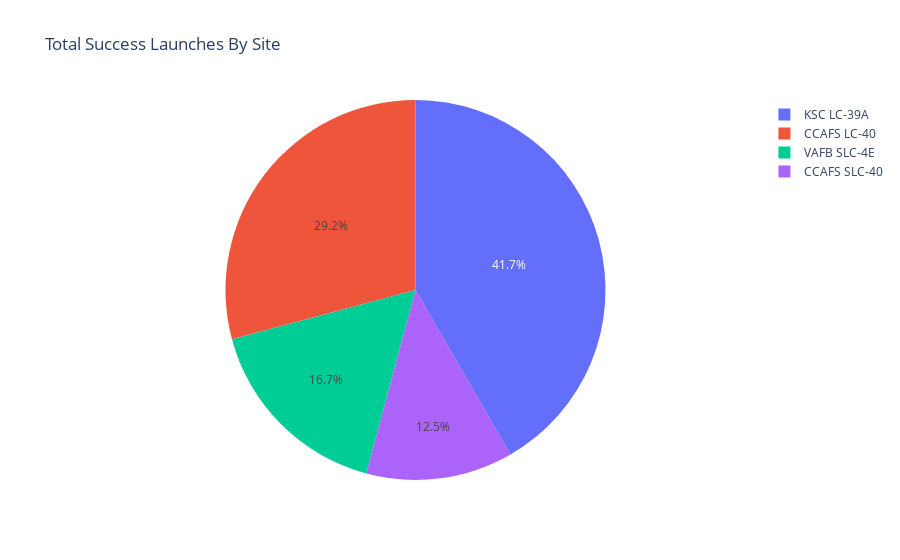

The notebook cell saved with this chart:
### Code cell
fig1 = px.pie(spacex_df, values='class', names='Launch Site', title="Total Success Launches By Site")
fig1.show()

### Figure 1 — Plotly figure (JSON) as saved in the notebook; plotly's stock layout.template omitted (floating-point values rounded to 4 significant figures)
{"data": [{"domain": {"x": [0, 1], "y": [0, 1]}, "hovertemplate": "Launch Site=%{label}<br>class=%{value}<extra></extra>", "labels": ["CCAFS LC-40", "CCAFS LC-40", "CCAFS LC-40", "CCAFS LC-40", "CCAFS LC-40", "CCAFS LC-40", "CCAFS LC-40", "CCAFS LC-40", "CCAFS LC-40", "CCAFS LC-40", "CCAFS LC-40", "CCAFS LC-40", "CCAFS LC-40", "CCAFS LC-40", "CCAFS LC-40", "CCAFS LC-40", "CCAFS LC-40", "CCAFS LC-40", "CCAFS LC-40", "CCAFS LC-40", "CCAFS LC-40", "CCAFS LC-40", "CCAFS LC-40", "CCAFS LC-40", "CCAFS LC-40", "CCAFS LC-40", "VAFB SLC-4E", "VAFB SLC-4E", "VAFB SLC-4E", "VAFB SLC-4E", "VAFB SLC-4E", "VAFB SLC-4E", "VAFB SLC-4E", "VAFB SLC-4E", "VAFB SLC-4E", "VAFB SLC-4E", "KSC LC-39A", "KSC LC-39A", "KSC LC-39A", "KSC LC-39A", "KSC LC-39A", "KSC LC-39A", "KSC LC-39A", "KSC LC-39A", "KSC LC-39A", "KSC LC-39A", "KSC LC-39A", "KSC LC-39A", "KSC LC-39A", "CCAFS SLC-40", "CCAFS SLC-40", "CCAFS SLC-40", "CCAFS SLC-40", "CCAFS SLC-40", "CCAFS SLC-40", "CCAFS SLC-40"], "legendgroup": "", "name": "", "showlegend": true, "type": "pie", "values": [0, 0, 0, 0, 0, 0, 0, 0, 0, 0, 0, 0, 0, 0, 0, 0, 0, 1, 1, 0, 1, 1, 1, 0, 1, 1, 0, 0, 1, 1, 1, 1, 0, 0, 0, 0, 1, 0, 1, 1, 0, 1, 1, 0, 1, 1, 1, 1, 1, 1, 1, 0, 0, 0, 1, 0]}], "layout": {"legend": {"tracegroupgap": 0}, "title": {"text": "Total Success Launches By Site"}}}
